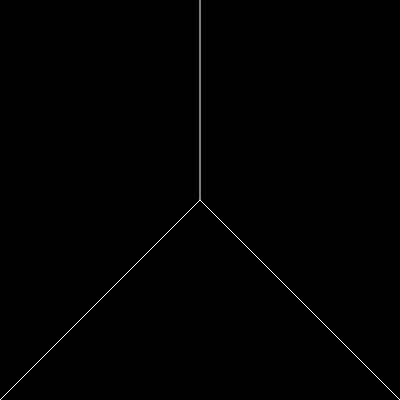
Frame 1 (no input)
Frame 60 (no input): identical to frame 1, image omitted
Frame 120 (the mouse pressed at the canvas centre since frame 60): identical to frame 1, image omitted

The p5.js sketch that drew this single still picture (run headless with seeded random() and noise() and a simulated clock; from frame 60 on, the mouse is pressed at the canvas centre):

// p5.js sketch
// ── sketch.js
function setup() {
  createCanvas(400, 400);
}

function draw() {
  background(0)
  stroke(255)
  line(200,0,200,200)
  line(0,400,200,200)
  line(400,400,200,200)
}
